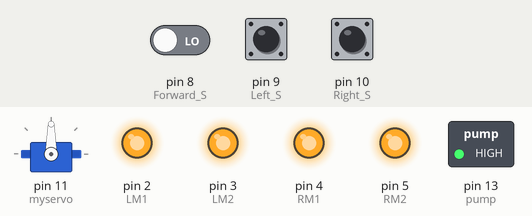
Bench run of a sketch on a simulated Arduino Uno, built with avr-gcc and run on an emulated ATmega328P. On the bench: servo, switched loads named in the sketch (green lamp = pin HIGH), output pins drawn as LEDs (lit = HIGH). Inputs (shaded band) come from the test bench; at power-on: pin 8 (Forward_S) LOW, pin 9 (Left_S) LOW, pin 10 (Right_S) LOW.

Above: at 6.7 s.
6.8 s: pin 8 (Forward_S) driven HIGH
At 7.46 s:
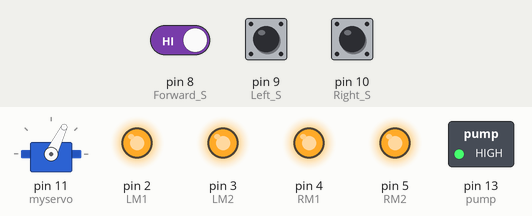
At 9.6 s:
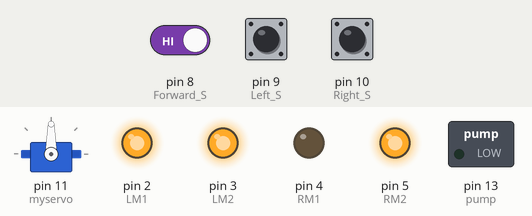
10.7 s: pin 9 (Left_S) pulled HIGH for 3 s
At 12.5 s:
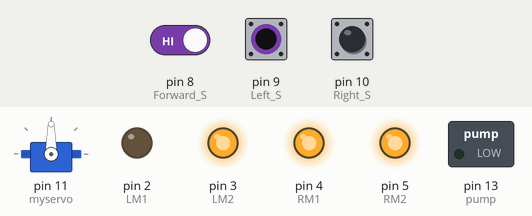
Timing chart, 0 to 15.4 s (numbered marks = the images above; inputs shaded):
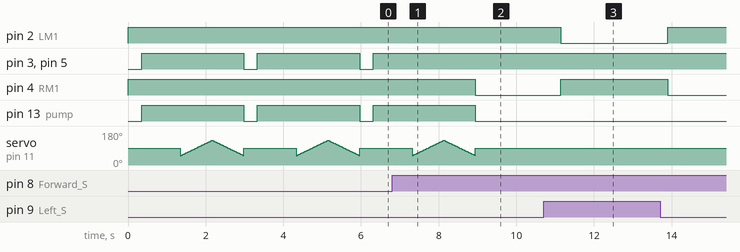

Measured:
- after the input at 6.8 s, pin 3 (LM2), pin 5 (RM2): stays HIGH (without the input it goes to LOW after 2.1 s); pin 4 (RM1): HIGH → LOW after 2.1 s; pin 13 (pump): goes on until 8.9 s, then stays LOW
- after the input at 10.7 s, pin 2 (LM1): HIGH → LOW after 0.45 s, → HIGH 2.8 s later; pin 4 (RM1): LOW → HIGH after 0.45 s, → LOW 2.8 s later
- by itself, pin 3 (LM2), pin 5 (RM2), pin 13 (pump): alternates HIGH for 2.6 s and LOW for 0.35 s

The sketch:

firefighting_robot.ino
```cpp
// Firefighting Robotic Vehicle - firmware, with two bug fixes (marked "fixed" below).
// The fixes have not been tested on the robot.
// Target: ATmega328P with Arduino bootloader, 16 MHz crystal.
// Pin numbers below are Arduino digital pin numbers.

#include <Servo.h>

Servo myservo;
int pos = 0;
boolean fire = false;

/*------- Inputs: flame sensors (digital out, LOW = flame detected) -------*/
#define Left_S    9   // left sensor
#define Right_S   10  // right sensor
#define Forward_S 8   // forward sensor

/*------- Outputs -------*/
#define LM1  2   // left motor  (L298N IN)
#define LM2  3   // left motor  (L298N IN)
#define RM1  4   // right motor (L298N IN)
#define RM2  5   // right motor (L298N IN)
#define pump 13  // 5V submersible water pump

void setup()
{
  pinMode(Left_S, INPUT);
  pinMode(Right_S, INPUT);
  pinMode(Forward_S, INPUT);

  pinMode(LM1, OUTPUT);
  pinMode(LM2, OUTPUT);
  pinMode(RM1, OUTPUT);
  pinMode(RM2, OUTPUT);
  pinMode(pump, OUTPUT);

  myservo.attach(11);  // SG90 nozzle servo
  myservo.write(90);   // centre position
}

void put_off_fire()
{
  delay(300);

  // Stop the robot
  digitalWrite(LM1, HIGH);
  digitalWrite(LM2, HIGH);
  digitalWrite(RM1, HIGH);
  digitalWrite(RM2, HIGH);

  // Start spraying
  digitalWrite(pump, HIGH);
  delay(1000);

  // Sweep the nozzle 50 -> 130 degrees
  for (pos = 50; pos <= 130; pos += 1) {
    myservo.write(pos);
    delay(10);
  }

  // Sweep back 130 -> 50 degrees
  // (fixed: the original version started this loop at 50, so it never ran)
  for (pos = 130; pos >= 50; pos -= 1) {
    myservo.write(pos);
    delay(10);
  }

  digitalWrite(pump, LOW);
  myservo.write(90);
  fire = false;
}

void loop()
{
  myservo.write(90);  // Sweep_Servo();

  if (digitalRead(Left_S) == 1 && digitalRead(Right_S) == 1 && digitalRead(Forward_S) == 1)
  {
    // Fire not detected: do not move the robot
    digitalWrite(LM1, HIGH);
    digitalWrite(LM2, HIGH);
    digitalWrite(RM1, HIGH);
    digitalWrite(RM2, HIGH);
  }
  else if (digitalRead(Forward_S) == 0)
  {
    // Fire straight ahead: move forward
    digitalWrite(LM1, HIGH);
    digitalWrite(LM2, LOW);
    digitalWrite(RM1, HIGH);
    digitalWrite(RM2, LOW);
    fire = true;
  }
  else if (digitalRead(Left_S) == 0)
  {
    // Fire to the left: turn left
    digitalWrite(LM1, HIGH);
    digitalWrite(LM2, HIGH);
    digitalWrite(RM1, LOW);
    digitalWrite(RM2, HIGH);
    delay(500);
  }
  else if (digitalRead(Right_S) == 0)
  {
    // Fire to the right: turn right (mirror of the left turn)
    // (fixed: the original version set all four pins HIGH, which brakes instead of turning)
    digitalWrite(LM1, LOW);
    digitalWrite(LM2, HIGH);
    digitalWrite(RM1, HIGH);
    digitalWrite(RM2, HIGH);
    delay(500);
  }

  delay(50);  // slow down the speed of the robot

  while (fire == true)
  {
    put_off_fire();
  }
}
```
